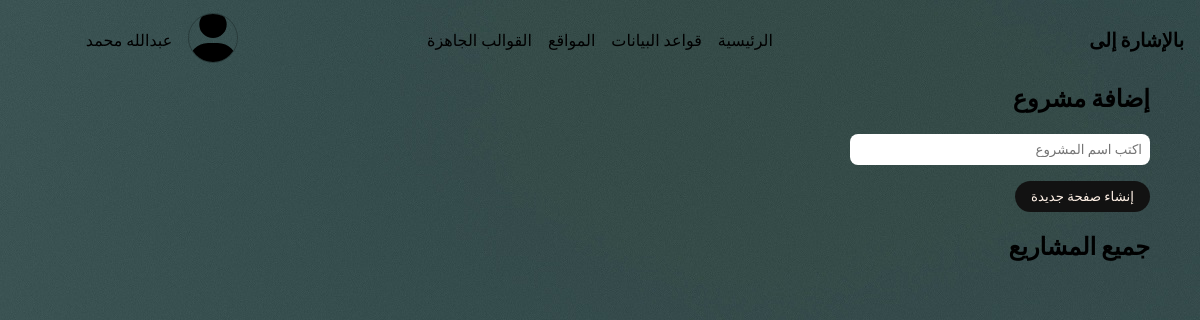
/v2/, run on an earlier commit of the app's database.
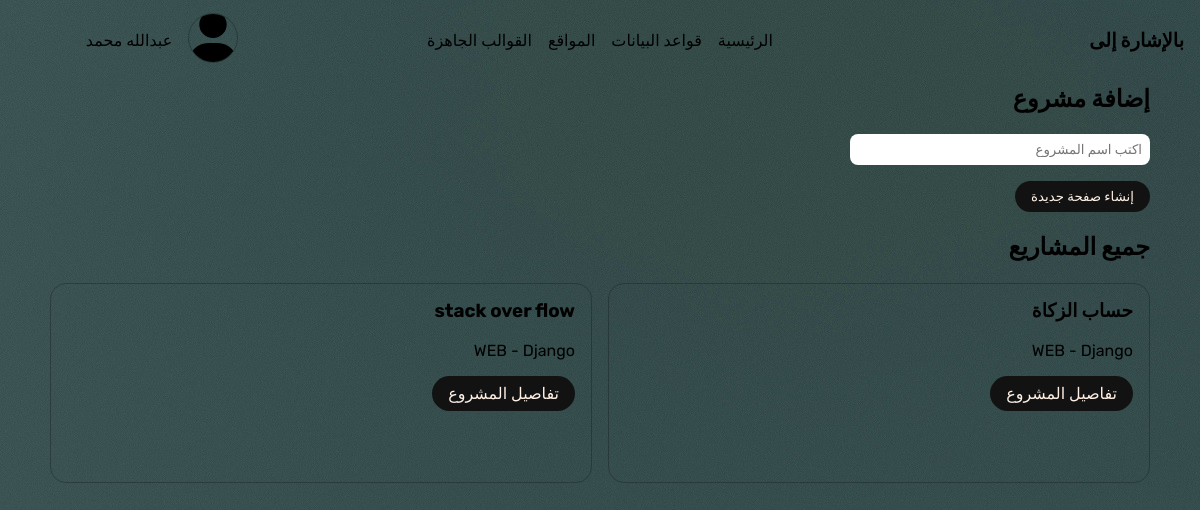
And on a later commit of the database.
### app_v2/models.py (models this page shows)
class Project(models.Model):
    name = models.CharField(max_length=200)
    p_type = models.ForeignKey(ProjectType, on_delete=models.SET_NULL, blank=True, null=True)
    def __str__(self):
        return self.name
    class Meta:
        verbose_name = 'مشروع'
        verbose_name_plural = 'مشاريع'

class ProjectType(models.Model):
    name = models.CharField(max_length=200)
    def __str__(self):
        return self.name
    class Meta:
        verbose_name = 'نوع مشروع'
        verbose_name_plural = 'أنواع المشاريع'

### app_v2/views.py (the view)
# urls.py: path('', index, name='index'),
def index(request):
    projects = Project.objects.all()
    if request.POST:
        project_name = request.POST.get('project-name-input')
        Project.objects.create(name=project_name)
    context = {
        'projects': projects,
    }
    return render(request, 'app_v2/index.html', context)

### app_v2/templates/app_v2/index.html (shortened to what this page needs)
{% extends 'base.html' %}
{% load static %}
{% block content %}
<section>
    <div class="container">
        <div class="section__heading">
            <h1>إضافة مشروع</h1>
            <form action="" method="POST">
                <input type="text" placeholder="اكتب اسم المشروع" name="project-name-input">
                <button type="submit" class="btn btn-solid-dark">إنشاء صفحة جديدة</button>
            </form>
        </div>
    </div>
</section>
<section>
    <div class="container">
        <div class="section__heading">
            <h1>جميع المشاريع</h1>
        </div>
        <div class="section__content">
            <div class="grid ">
            {% for project in projects %}
                <div class="col">
                    <h3>{{project}}</h3>
                    <br>
                    <p>
                        {{project.p_type}}
                    </p>
                    <a href="#" class="btn btn-solid-dark">تفاصيل المشروع</a>
                </div>
                {% endfor %}
            </div>
        </div>
    </div>
</section>
{% endblock content %}

What changed in the data, as far as the page shows it:
added Project: name "حساب الزكاة", p_type "WEB - Django"
added Project: name "stack over flow", p_type "WEB - Django"
